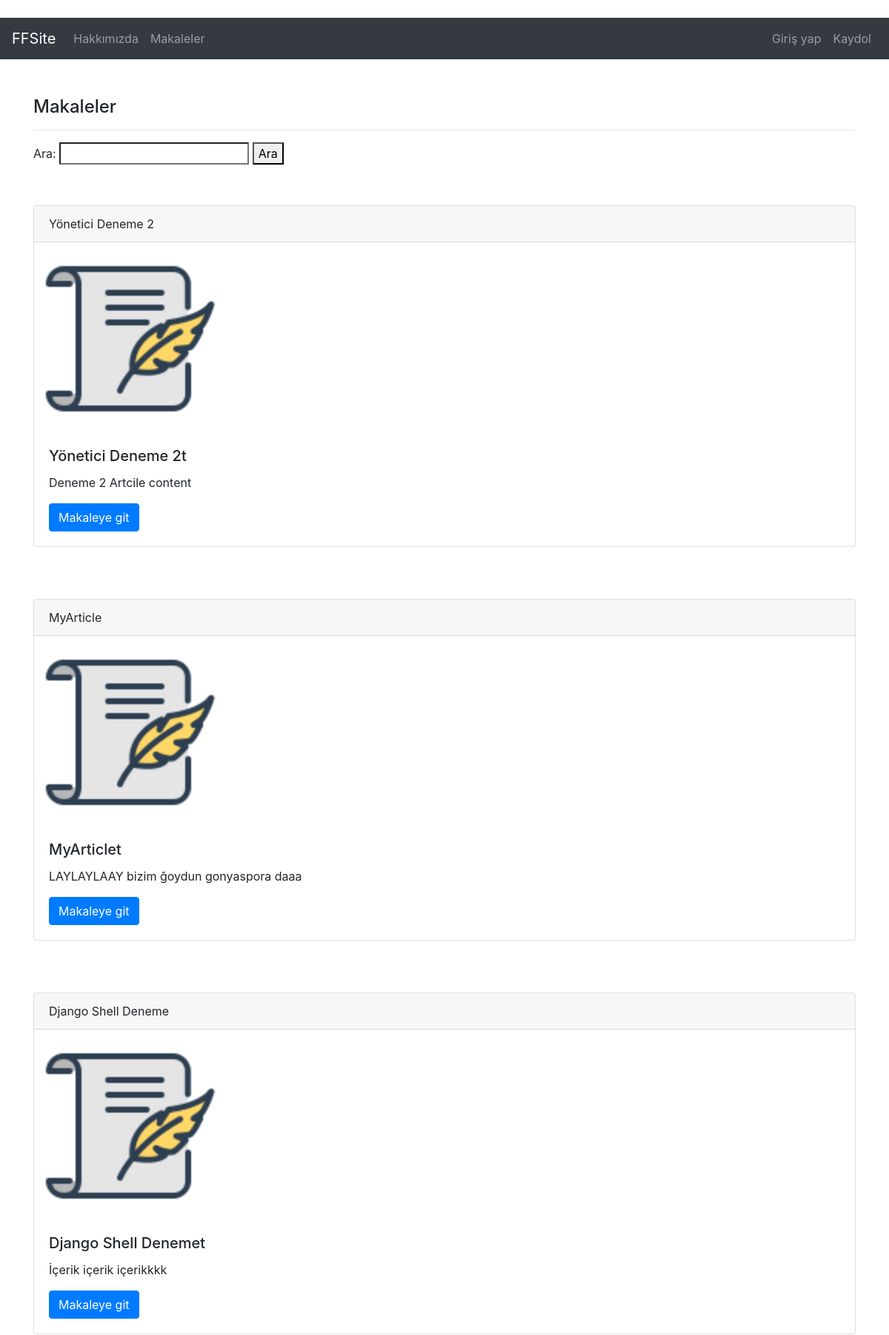
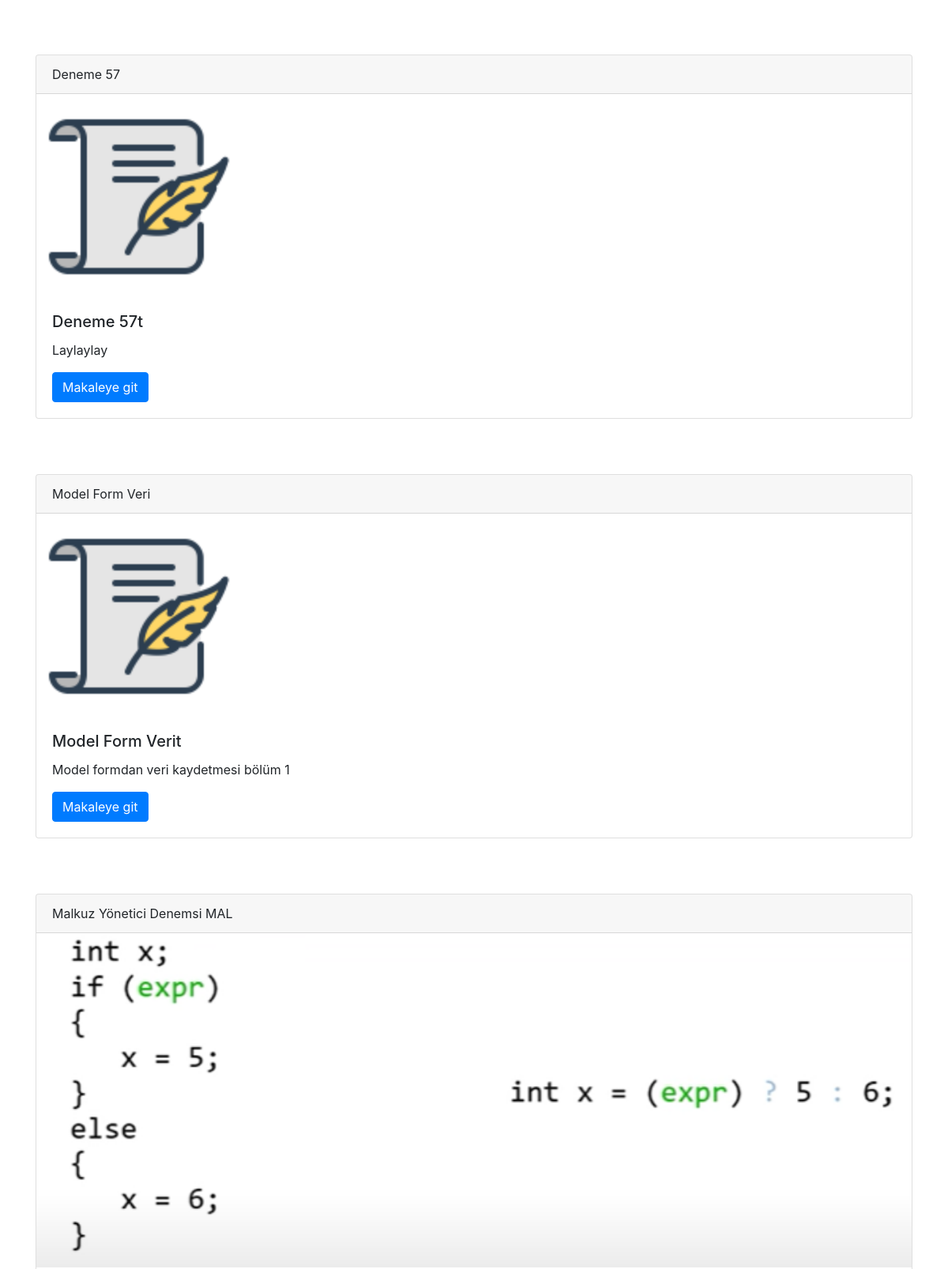
The app's page /articles/ (upper part) with its own data (2 pictures, top to bottom).
### article/models.py (models this page shows, shortened)
class Article(models.Model):
    author = models.ForeignKey("auth.User",verbose_name="Yazar", on_delete = models.CASCADE)
    title = models.CharField(max_length=60, verbose_name="Başlık")
    content = RichTextField(verbose_name="İçerik")
    creation_date = models.DateTimeField(auto_now_add=True, verbose_name="Oluşturma tarihi")
    article_image = models.FileField(blank = True, null = True, verbose_name="Makaleye fotoğraf ekleyin.")

### article/views.py (the view)
# urls.py: path("", views.allArticles, name="articles"),
def allArticles(request):
    if request.method == "GET":
        articles = Article.objects.all()
        return render(request, "articles.html", {"articles":articles})
    else:
        articles = Article.objects.filter(content__contains = request.POST["search"])
        messages.success(request, str(len(articles)) + " adet makale bulundu.")
        return render(request, "articles.html", {"articles":articles})

### templates/articles.html (shortened to what this page needs)
{% extends "layout.html" %}
{% load static %}
{% block body %}
<h4>Makaleler</h4>
<hr>
{% if articles %}
<form action="" method="post">
  <label for="srch">Ara:</label>
  <input type="search" name="search" id="srch">
  <button type="submit">Ara</button>
</form>
{% for article in articles %}
<div class="card" style="margin-bottom: 70px; margin-top: 50px;">
  <div class="card-header">
    {{article.title}}
  </div>
  {% if article.article_image %}
  <img src="{{article.article_image.url}}" class="card-img-left">
  {% else %}
  <img style="width:256px;height:256px;" src="{% static 'images/noimage.png' %}" class="card-img-left">
  {% endif %}
  <div class="card-body">
    <h5 class="card-title">{{article.title}}t</h5>
    <p class="card-text">{{article.content|safe|truncatewords:10}}</p>
    <a href="view/{{article.id}}" class="btn btn-primary">Makaleye git</a>
  </div>
</div>
{% endfor %}
{% else %}
<div class="alert alert-danger">
Bu blogta makale bulunmuyor!
</div>
{% endif %}
{% endblock body %}

### templates/layout.html (shortened to what this page needs)
<!DOCTYPE html>
<html lang="en">
<head>
    {% load static %}
    <link rel="stylesheet" href="{% static 'css/bootstrap.min.css' %}"">
</head>
<body>
    {% include "include/navbar.html" %}
    <div style="margin-top: 50px;" class="container">
        {% block body %}
        {% endblock body %}
    </div>
</body>
</html>

### templates/include/navbar.html (shortened to what this page needs)
<nav class="navbar navbar-expand-lg navbar-dark bg-dark" style="margin:24px 0;">
  <a class="navbar-brand" href="/">FFSite</a>
  <div class="collapse navbar-collapse" id="navb">
    <ul class="navbar-nav mr-auto">
      <li class="nav-item">
        <a class="nav-link" href="/about">Hakkımızda</a>
      </li>
      <li class="nav-item">
        <a class="nav-link" href="/articles">Makaleler</a>
      </li>
    </ul>
    <ul class="navbar-nav ml-auto">
      {% if request.user.is_authenticated %}
      <li class="nav-item">
        <a class="nav-link" href="/articles/dashboard">Kontrol Paneli</a>
      </li>
      <li class="nav-item">
        <a class="nav-link" href="/user/logout">Çıkış</a>
      </li>
      {% else %}
      <li class="nav-item">
        <a class="nav-link" href="/user/login">Giriş yap</a>
      </li>
      <li class="nav-item">
        <a class="nav-link" href="/user/register">Kaydol</a>
      </li>
      {% endif %}
    </ul>
  </div>
</nav>

### records on screen
Article: title "Yönetici Deneme 2", content "Deneme 2 Artcile content"
Article: title "MyArticle", content "LAYLAYLAAY bizim ğoydun gonyaspora daaa"
Article: title "Django Shell Deneme", content "İçerik içerik içerikkkk"
Article: title "Deneme 57", content "Laylaylay"
Article: title "Model Form Veri", content "Model formdan veri kaydetmesi bölüm 1"
Article: title "Malkuz Yönetici Denemsi MAL", article_image (picture)
